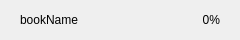
<?xml version="1.0" encoding="UTF-8"?>
<ui version="4.0">
 <class>BookInfo</class>
 <widget class="QWidget" name="BookInfo">
  <property name="geometry">
   <rect>
    <x>0</x>
    <y>0</y>
    <width>240</width>
    <height>40</height>
   </rect>
  </property>
  <property name="minimumSize">
   <size>
    <width>240</width>
    <height>40</height>
   </size>
  </property>
  <property name="maximumSize">
   <size>
    <width>240</width>
    <height>40</height>
   </size>
  </property>
  <property name="windowTitle">
   <string>Form</string>
  </property>
  <property name="styleSheet">
   <string notr="true"/>
  </property>
  <layout class="QHBoxLayout" name="horizontalLayout" stretch="7,2">
   <property name="spacing">
    <number>0</number>
   </property>
   <property name="leftMargin">
    <number>0</number>
   </property>
   <property name="topMargin">
    <number>0</number>
   </property>
   <property name="rightMargin">
    <number>0</number>
   </property>
   <property name="bottomMargin">
    <number>0</number>
   </property>
   <item>
    <widget class="QLabel" name="bookNameLabel">
     <property name="text">
      <string>bookName</string>
     </property>
     <property name="alignment">
      <set>Qt::AlignLeading|Qt::AlignLeft|Qt::AlignVCenter</set>
     </property>
     <property name="margin">
      <number>0</number>
     </property>
     <property name="indent">
      <number>20</number>
     </property>
     <property name="textInteractionFlags">
      <set>Qt::NoTextInteraction</set>
     </property>
    </widget>
   </item>
   <item>
    <widget class="QLabel" name="readLevel">
     <property name="layoutDirection">
      <enum>Qt::LeftToRight</enum>
     </property>
     <property name="text">
      <string>0%</string>
     </property>
     <property name="alignment">
      <set>Qt::AlignRight|Qt::AlignTrailing|Qt::AlignVCenter</set>
     </property>
     <property name="margin">
      <number>0</number>
     </property>
     <property name="indent">
      <number>20</number>
     </property>
     <property name="textInteractionFlags">
      <set>Qt::NoTextInteraction</set>
     </property>
    </widget>
   </item>
  </layout>
 </widget>
 <resources/>
 <connections/>
</ui>
